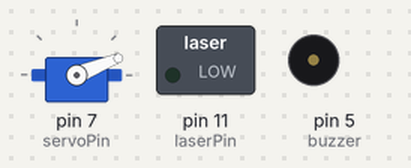
A sketch run on a simulated Arduino Uno, built with avr-gcc and run on an emulated ATmega328P. On the bench: servo, switched loads named in the sketch (green lamp = pin HIGH), buzzer (waves = sounding). Random numbers use the default seed unless the sketch sets one.

Above: at 0.1 s.
At 4.05 s:
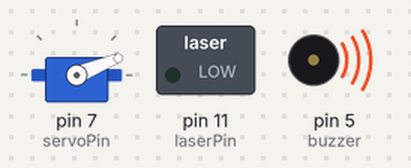
At 7.3 s:
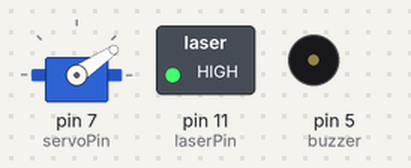
At 16.5 s:
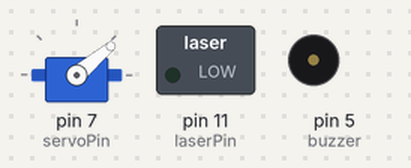
At 23.7 s:
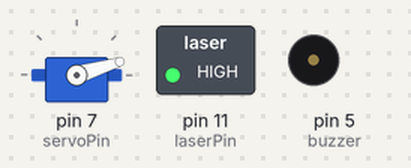
At 32.9 s:
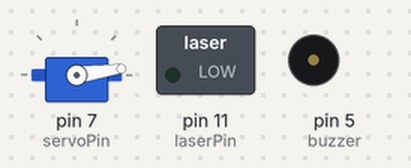
Timing chart, 0 to 40.0 s (numbered marks = the images above):
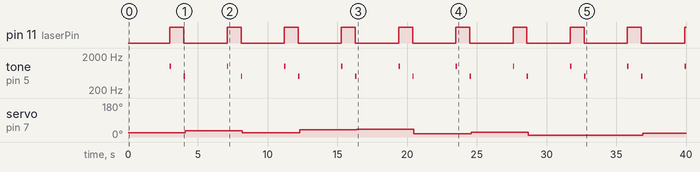

The sketch:

SYNCS_Arduino.ino
```cpp
// Code Libraries
#include <Servo.h>

// Variable Setup
int servoPosition;
int maxAngle = 45;


// Assigning pins
const int servoPin = 7;
const int laserPin = 11;
const int buzzer = 5;


// Create servo object
Servo Servo1;


void setup() {
  Serial.begin(9600);

  Servo1.attach(servoPin); // Attach the servo to the allocated pin
  pinMode(laserPin, OUTPUT); // Set laser pin mode to OUTPUT
  pinMode(buzzer, OUTPUT); // Set buzzer pin mode to OUTPUT


}

void loop() {

  // Set random servo position and wait 3 seconds
  servoPosition = random(0, maxAngle);
  Servo1.write(servoPosition);
  delay(3000);


  // Turn on laser for 1 second
  digitalWrite(laserPin, HIGH);
  tone(buzzer, 1000); // Make the buzzer beep at 1000kHz
  delay(100);
  noTone(buzzer);
  delay(900);

  // Turn off laser
  digitalWrite(laserPin, LOW);
  tone(buzzer, 500); // Make the buzzer beep at 500kHz
  delay(100);
  noTone(buzzer);
}
```

Measured:
- by itself, pin 11 (laserPin): alternates HIGH for 1.0 s and LOW for 3.1 s
- by itself, tone on pin 5 (buzzer): repeats every 4.1 s: silent 0.90 s, 500 Hz 0.10 s, silent 3.0 s, 1000 Hz 0.10 s
- by itself, servo on pin 7 (servoPin): 22° → 34° at 4.1 s, → 23° 4.1 s later, → 38° 4.1 s later, → 40° 4.1 s later, … (8 changes in this stretch)
